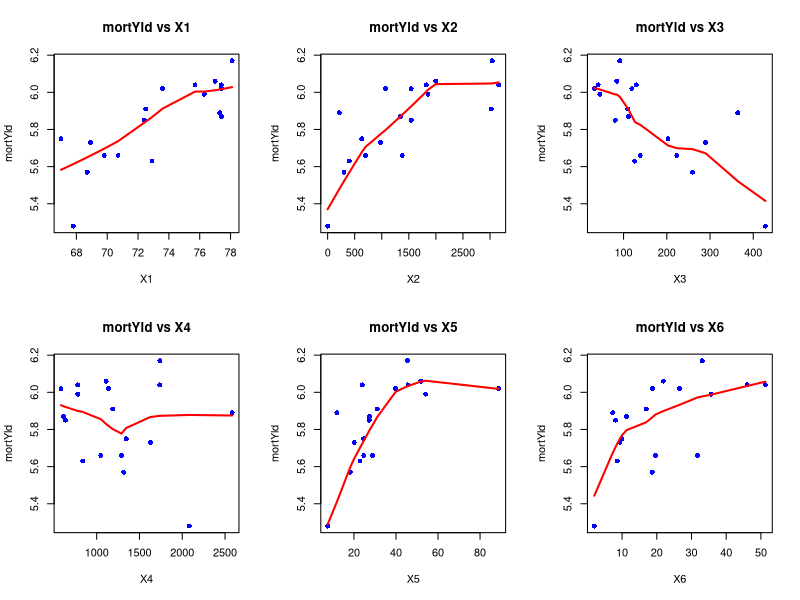
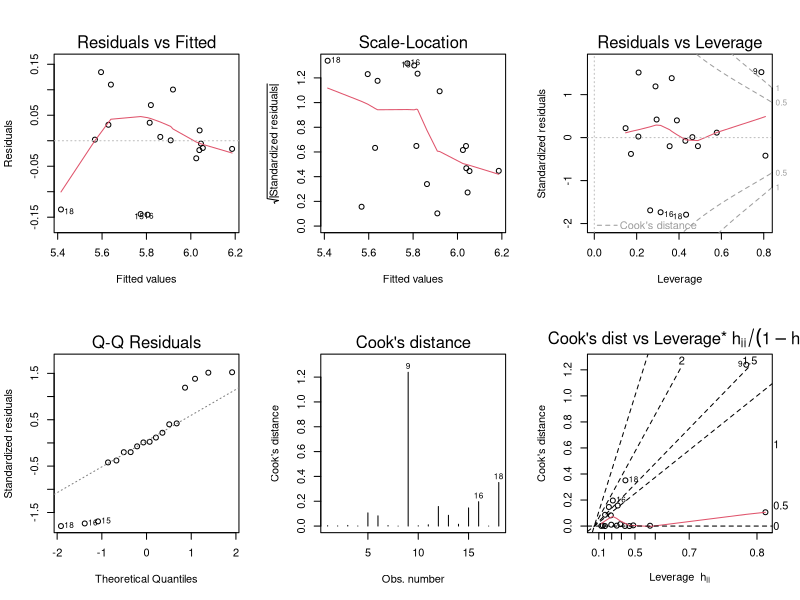
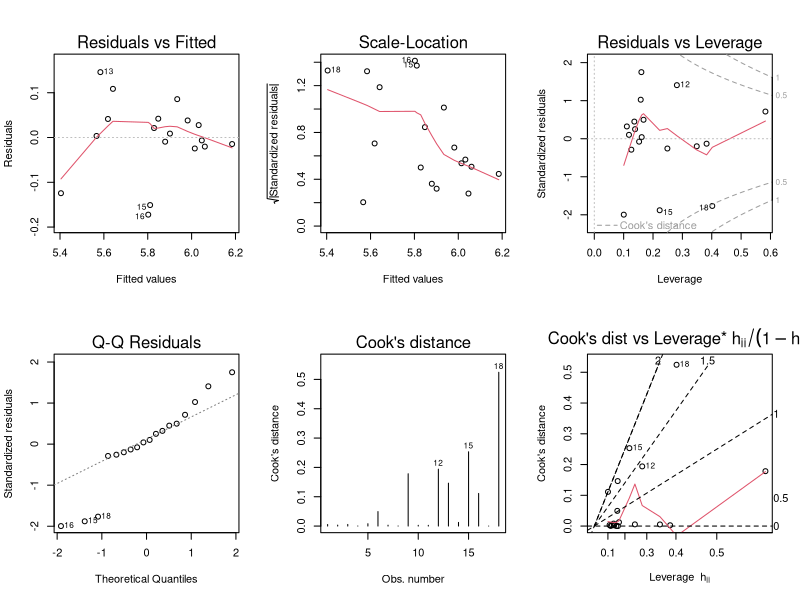
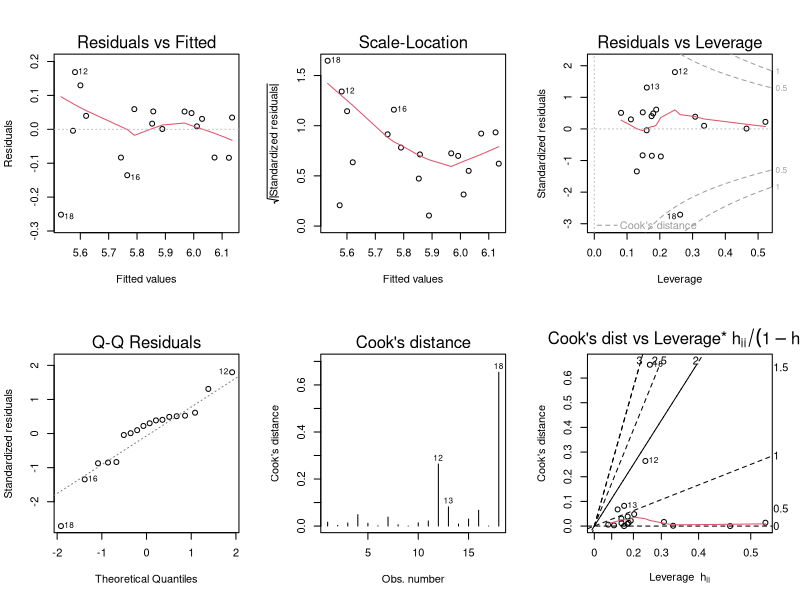
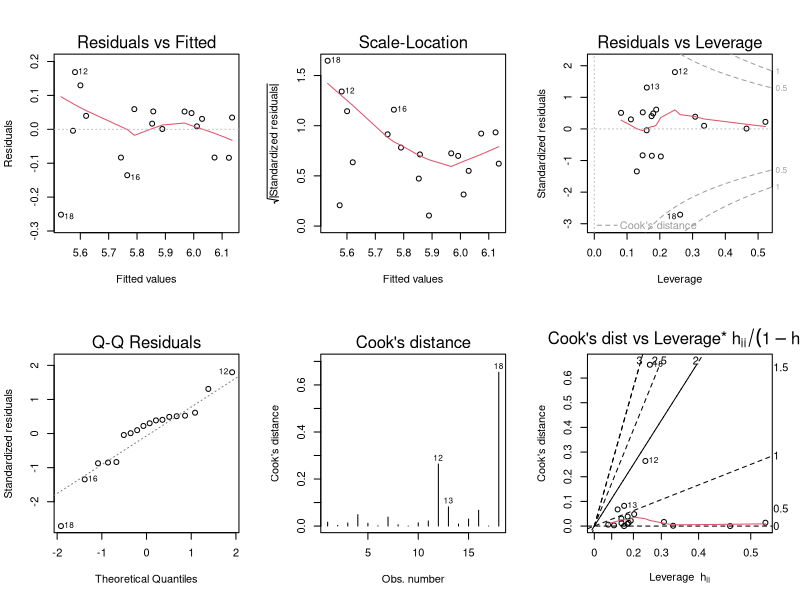

Reproduce these figures in R, in order.
# You should predict Mortgage Yield in % (mortYld) as a function of:
# Average Loan/Mortgage Ratio  High values ==> Low Down Payments   (X1)
# Distance from Boston in miles  (X2)
# Savings per new unit built   (X3)
# Savings per capita   (X4)
# Pop inc 1950-1960 in %   (X5)
# Percent of first mortgage from inter-regional banks  (X6)


# import data 
library(readr)
library(ggplot2)
library(tidyr)

data_mort <- read.csv("myield.csv")

#kable(data_mort, caption = "Mortgage Yield Data")

str(data_mort)

#visual inspection--------------------------------------------------------------------

#layout to show multiple plots
par(mfrow = c(2, 3))  # 2 rows, 3 columns 

# Loop through each independent variable
for (var in c("X1", "X2", "X3", "X4", "X5", "X6")) {
  plot(data_mort[[var]], data_mort$mortYld, 
       main = paste("mortYld vs", var),
       xlab = var, ylab = "mortYld",
       col = "blue", pch = 16)  
  
  # Add a trend line
  lines(lowess(data_mort[[var]], data_mort$mortYld), col = "red", lwd = 2)
}

#as mentioned in the paper we can see that there is a more or less log relantionship between
#independent variable and Xs

#partial correlations (function given by prof) ----------------------------------------
# = relationship independent of other variables 
# = correlation between two variables after correcting for all others
# better than normal correlation because, when we see high corr it is still 
# open question if it is because of a 3rd variable 

p.cor <- function(x){
  inv <- solve(var(x))
  sdi <- diag(1/sqrt(diag(inv)))
  p.cor.mat <- -(sdi %*% inv %*% sdi)
  diag(p.cor.mat) <- 1
  rownames(p.cor.mat) <- colnames(p.cor.mat) <- colnames(x)
  return(p.cor.mat) }

#adapted function to see corr>threshold

p.cor.threshold <- function(x, threshold = 0.5) {
  inv <- solve(var(x))  
  sdi <- diag(1/sqrt(diag(inv)))  
  p.cor.mat <- -(sdi %*% inv %*% sdi)  
  diag(p.cor.mat) <- 1  
  rownames(p.cor.mat) <- colnames(p.cor.mat) <- colnames(x)  
  
  # Get upper triangle (avoid duplicates)
  p.cor.mat[lower.tri(p.cor.mat, diag = TRUE)] <- NA  
  
  # Find pairs with correlation > threshold
  significant_pairs <- which(abs(p.cor.mat) > threshold, arr.ind = TRUE)
  
  # Print results
  if (nrow(significant_pairs) > 0) {
    for (i in 1:nrow(significant_pairs)) {
      row <- rownames(p.cor.mat)[significant_pairs[i, 1]]
      col <- colnames(p.cor.mat)[significant_pairs[i, 2]]
      value <- p.cor.mat[significant_pairs[i, 1], significant_pairs[i, 2]]
      cat(sprintf("Correlation between %s and %s: %.3f\n", row, col, value))
    }
  } else {
    cat("No correlations above the threshold found.\n")
  }
  
  return(p.cor.mat)  # Return full matrix 
}

p.cor.threshold(data_mort[c(2:8)])

#conclusions: 
# related to the predictant (mortageyield) = all variables haev corr!=0 so might be useful for predictions
#the variables with higher partial corr are to mortageyield are X1 and X3
# between predictors: we see at least 3 pairs high correlated which might be useful to know afterwards 
# X2,X3
# X2,X4
# X3,X4

# building models (linear) ----------------------------------------------------------------------
#we can use step in order to let R fit the model, and subtract the variables one by one 

# let stepwise pick the best from a full model

mortage.formula <- mortYld ~ (X1 + X2 + X3 + X4 + X5 + X6)
mortage.lm <- lm(mortage.formula, data = data_mort)

a <- step(lm(mortage.formula, data = data_mort))

#how to interpret?
#we want Akaike’s Information Criterion (AIC) to be as lower as possible so R tries iteratively
#to remove variables until there is no bigger improvement 
# best model = Step:  AIC=-82.81
# mortYld ~ X1 + X3 + X4 

best.formula <- mortYld ~ (X1 + X3 + X4)
best.lm <- lm(best.formula, data = data_mort)

layout(matrix(1:6,ncol=3))
#plot full model
plot(mortage.lm, which = c(1,2,3,4,5,6))
summary(mortage.lm)
coef(mortage.lm)

#plot reduced model
plot(best.lm, which = c(1,2,3,4,5,6))
summary(best.lm)
coef(best.lm)
#better R^2 and p-value


#explore better the plots but looks better: cooks distance and residuals

#let's try new stuff - paper uses log!

log_mortage.formula <- mortYld ~ (log(X1) + log(X3) + log(X4))
a <- step(lm(log_mortage.formula, data = data_mort))
log.lm <- lm(log_mortage.formula, data = data_mort)
summary(log.lm)
plot(log.lm, which = c(1,2,3,4,5,6))

log_mortage.formula <- mortYld ~ (log(X1) + log(X2+0.00000001) + log(X3) + log(X5) + log(X6))
#ok here acctually gives the same variables that the paper identifies which is gutten
a <- step(lm(log_mortage.formula, data = data_mort))

log_mortage_corrected.formula <- mortYld ~ (log(X1) + log(X2+0.00000001)+ log(X5))
log_corrected.lm <- lm(log_mortage_corrected.formula, data = data_mort)
summary(log_corrected.lm)
plot(log.lm, which = c(1,2,3,4,5,6))



